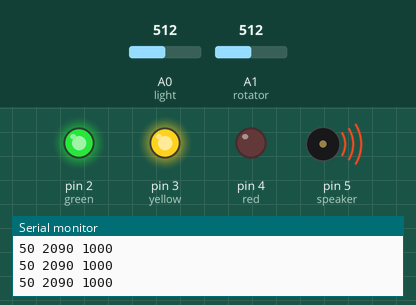
Bench run of a sketch on a simulated Arduino Uno, built with avr-gcc and run on an emulated ATmega328P. Parts: output pins drawn as LEDs (lit = HIGH), buzzer (waves = sounding), the last lines printed to the serial monitor. Inputs (shaded band) come from the test bench; at power-on: A1 (rotator) = 512, A0 (light) = 512.

Above: at 1.2 s.
1.3 s: A1 (rotator) set to 250
At 2.2 s:
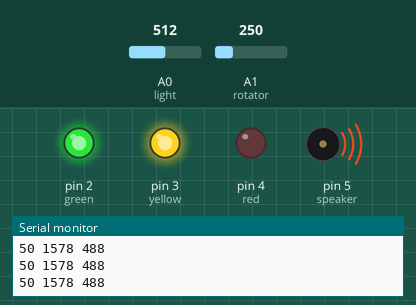
2.8 s: A1 (rotator) set to 228
At 4.0 s:
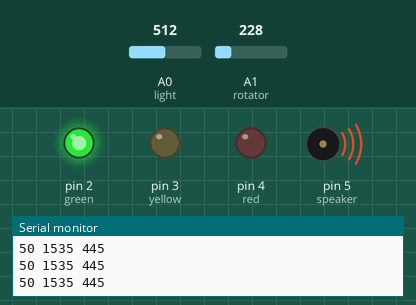
4.3 s: A0 (light) set to 233
At 5.2 s:
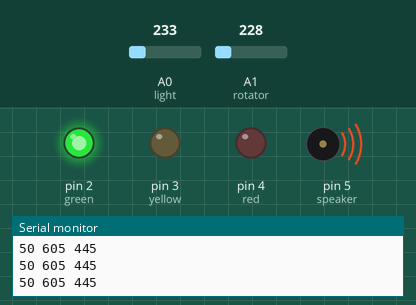
5.8 s: A0 (light) set to 198
At 6.4 s:
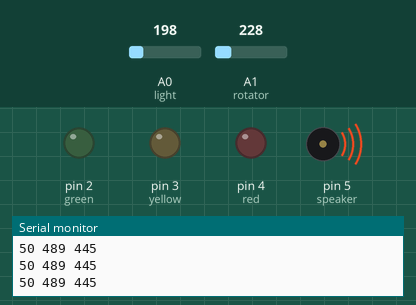
7.3 s: A0 (light) set to 1023
At 8.5 s:
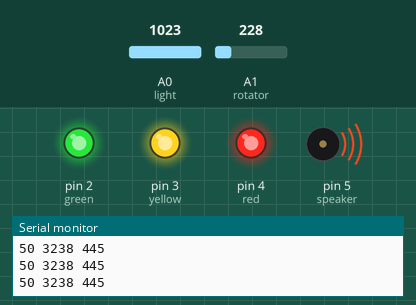
8.8 s: A0 (light) set to 975
10.3 s: A0 (light) set to 950
At 11.1 s:
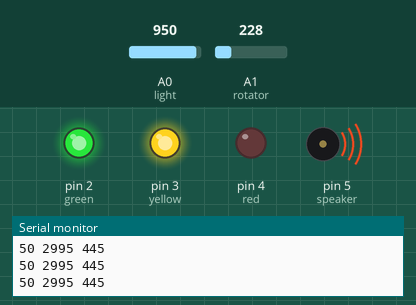
Timing chart, 0 to 12.8 s (numbered marks = the images above; inputs shaded):
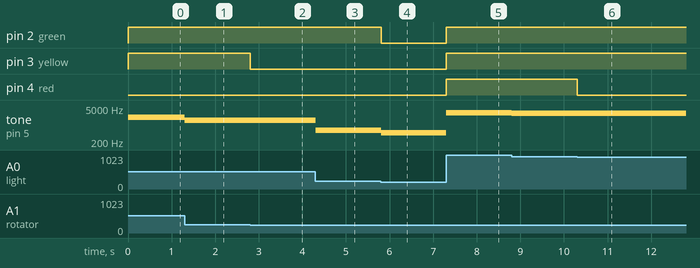

Measured:
- the behaviour switches between 236 and 235 on A1 (rotator) (found by bisection; images 1 and 2)
- the behaviour switches between 217 and 216 on A0 (light) (found by bisection; images 3 and 4)
- after the input at 1.3 s, tone on pin 5 (speaker): 2090 Hz → 1578 Hz at once
- after the input at 2.8 s, pin 3 (yellow): HIGH → LOW at once; tone on pin 5 (speaker): 1578 Hz → 1535 Hz at once
- after the input at 4.3 s, tone on pin 5 (speaker): 1535 Hz → 605 Hz at once
- after the input at 5.8 s, pin 2 (green): HIGH → LOW at once; tone on pin 5 (speaker): 605 Hz → 489 Hz at once
- after the input at 7.3 s, pin 2 (green), pin 3 (yellow), pin 4 (red): LOW → HIGH at once; tone on pin 5 (speaker): 489 Hz → 3238 Hz at once
- after the input at 8.8 s, tone on pin 5 (speaker): 3238 Hz → 3078 Hz at once
- after the input at 10.3 s, pin 4 (red): HIGH → LOW at once; tone on pin 5 (speaker): 3078 Hz → 2995 Hz at once

The sketch:

Frequency_knob.ino
```cpp
/*Light & Potentiometer indicating frequency of sound player
*Creator: Anurag Saha
*/

//defining the fixed pins

int light = A0;
int rotator = A1;
  int speaker = 5;

int green=2;
int yellow=3;
int red=4;

void setup()
{pinMode(speaker, OUTPUT);//output sources
pinMode(green, OUTPUT); //output sources
pinMode(yellow, OUTPUT);//output sources
pinMode(red, OUTPUT);//output sources

Serial.begin(115200); }

void loop()
{ int lval= analogRead(light);
int rval=analogRead(rotator);

int lpitch= map(lval,200,800,0,2000); //sets the maximum pitch, made limits 200 to 800 to increase light sensetivity
int rpitch=map(rval,0,1023,0,2000); //plots it out in scale of 0hz to 2khz

int pitch= lpitch+rpitch + 50; //combination of pitches produced by light & potentiometer. 50hz is he base sound so something is always heard

pitch= constrain(pitch,50,4050); //keeps the sound in safe limit of 50hz to 4050 hz to avoid buzzer glitches at absurd frequencies
tone(speaker, pitch,20); //makes sound for 20ms before checking sensors again

//led conditions

digitalWrite(red, pitch>3050); //led indicating range of frequency
digitalWrite(yellow, pitch>1550);  //led indicating range of frequency
digitalWrite(green, pitch>550);  //led indicating range of frequency

//code to plot these values of frequency on a computer

Serial.print(50);
  Serial.print(" ");
  Serial.print(pitch);
Serial.print(" ");
Serial.println(rpitch);

delay(10); }
```
